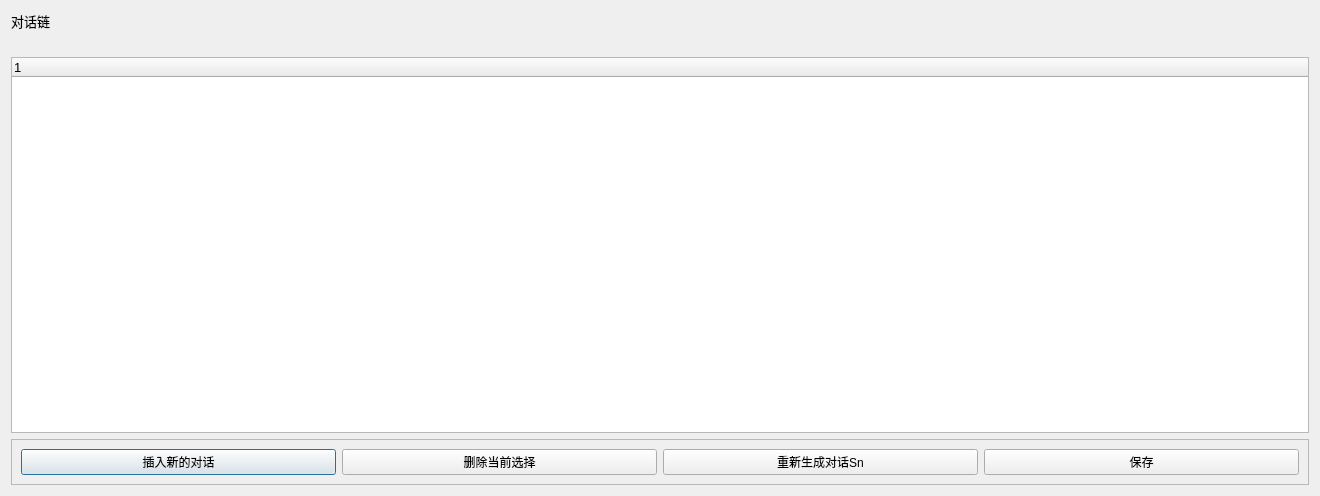
<?xml version="1.0" encoding="UTF-8"?>
<ui version="4.0">
 <class>PlotViewer</class>
 <widget class="QDialog" name="PlotViewer">
  <property name="geometry">
   <rect>
    <x>0</x>
    <y>0</y>
    <width>1320</width>
    <height>496</height>
   </rect>
  </property>
  <property name="font">
   <font>
    <family>Microsoft YaHei UI</family>
   </font>
  </property>
  <property name="windowTitle">
   <string>Dialog</string>
  </property>
  <property name="locale">
   <locale language="Chinese" country="China"/>
  </property>
  <layout class="QVBoxLayout" name="verticalLayout">
   <item>
    <widget class="QLabel" name="label">
     <property name="font">
      <font>
       <family>Microsoft YaHei UI</family>
       <pointsize>10</pointsize>
      </font>
     </property>
     <property name="text">
      <string>对话链</string>
     </property>
    </widget>
   </item>
   <item>
    <widget class="QLabel" name="labelChain">
     <property name="font">
      <font>
       <family>Microsoft YaHei UI</family>
       <pointsize>9</pointsize>
      </font>
     </property>
     <property name="text">
      <string/>
     </property>
    </widget>
   </item>
   <item>
    <widget class="QTreeWidget" name="treeWidget">
     <property name="font">
      <font>
       <family>Microsoft YaHei UI</family>
       <pointsize>10</pointsize>
      </font>
     </property>
     <property name="locale">
      <locale language="Chinese" country="China"/>
     </property>
     <column>
      <property name="text">
       <string notr="true">1</string>
      </property>
     </column>
    </widget>
   </item>
   <item>
    <widget class="QFrame" name="frame">
     <property name="frameShape">
      <enum>QFrame::StyledPanel</enum>
     </property>
     <property name="frameShadow">
      <enum>QFrame::Raised</enum>
     </property>
     <layout class="QHBoxLayout" name="horizontalLayout">
      <item>
       <widget class="QPushButton" name="btnInsert">
        <property name="font">
         <font>
          <family>Microsoft YaHei UI</family>
          <pointsize>9</pointsize>
         </font>
        </property>
        <property name="text">
         <string>插入新的对话</string>
        </property>
       </widget>
      </item>
      <item>
       <widget class="QPushButton" name="btnDelete">
        <property name="font">
         <font>
          <family>Microsoft YaHei UI</family>
          <pointsize>9</pointsize>
         </font>
        </property>
        <property name="text">
         <string>删除当前选择</string>
        </property>
       </widget>
      </item>
      <item>
       <widget class="QPushButton" name="btnRegenerate">
        <property name="font">
         <font>
          <pointsize>9</pointsize>
         </font>
        </property>
        <property name="text">
         <string>重新生成对话Sn</string>
        </property>
       </widget>
      </item>
      <item>
       <widget class="QPushButton" name="btnSave">
        <property name="font">
         <font>
          <family>Microsoft YaHei UI</family>
          <pointsize>9</pointsize>
         </font>
        </property>
        <property name="text">
         <string>保存</string>
        </property>
       </widget>
      </item>
     </layout>
    </widget>
   </item>
  </layout>
 </widget>
 <resources/>
 <connections/>
</ui>
